Frame 1 (no input): blank canvas, image omitted
Frame 60 (no input): blank canvas, image omitted
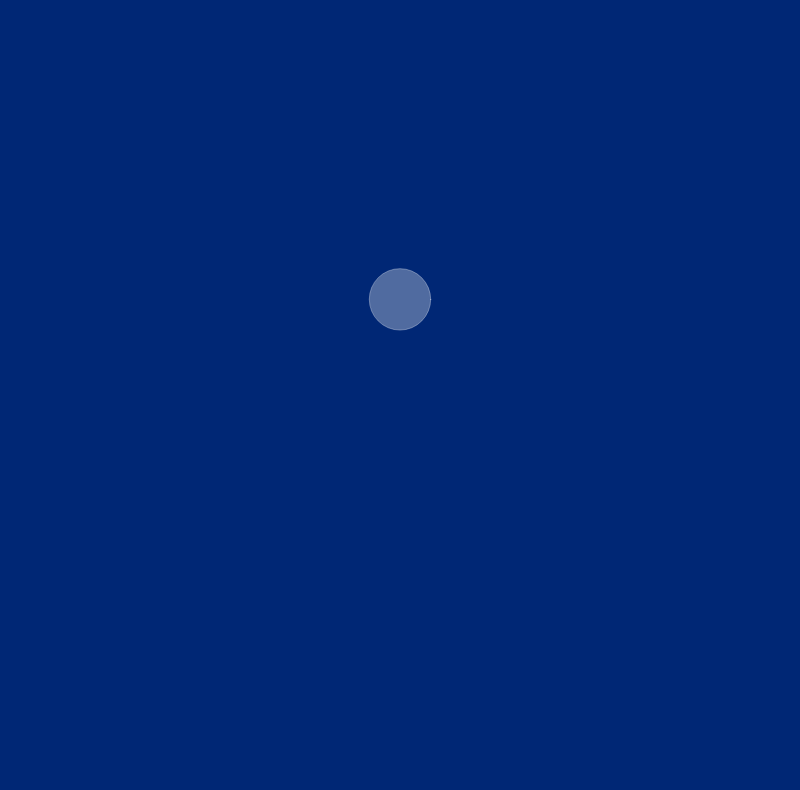
Frame 120 (the mouse pressed at the canvas centre since frame 60)

The p5.js sketch whose frames 1 and 60 were blank and that drew this single picture after the mouse press (run headless with seeded random() and noise() and a simulated clock; from frame 60 on, the mouse is pressed at the canvas centre):

// p5.js sketch
// ── sketch.js
/*
Name: Natania Ma

Title: Bubbles

Concept: 
Creating a project where player clicks to create bubbles that rise.

Instructions:
Click to create bubbles that rise. 
You can also turn on the spray mode to create bubbles by holding down the mouse button. 
You can clear the screen by clicking the clear button.
*/

// ARRAY for The Bubbles
let xPos = [];
let yPos = [];
let sizes = [];
let speeds = [];

let sprayButton;
let clearButton;
let spray = false;

function setup() {
  createCanvas(800, 790);
  sprayButton = createButton('Spray ON/OFF')
  sprayButton.size(100, 50)
  sprayButton.position(800, 650)
  sprayButton.mousePressed(LetsSpray) // true

  clearButton = createButton('CLEAR')
  clearButton.size(100, 50)
  clearButton.position(800, 700)
  clearButton.mousePressed(LetsClear) // true
}

function draw() {
  background(0, 39, 117); //  Dark Blue

  

  for (let i = 0; i < xPos.length; i++){
    fill(255, 255, 255, 80) // Transparent Fill(80)
    stroke(255, 255, 255, 80) // Transparent Outline(80)
    circle(xPos[i], yPos[i], sizes[i])

    yPos[i] -= speeds[i];
  }

 if(spray === true && mouseIsPressed){
    xPos.push(mouseX); 
    yPos.push(mouseY);
    sizes.push(random(15, 80))
    speeds.push(random(1, 4))
 }
}

function LetsSpray(){
  spray = !spray
}

function LetsClear(){
  xPos = [];
  yPos = [];
  sizes = [];
  speeds = [];
}

function mousePressed() { // spawn bubble when click 
  xPos.push(mouseX); 
  yPos.push(mouseY);
  sizes.push(random(15, 80))
  speeds.push(random(1, 4))
}
